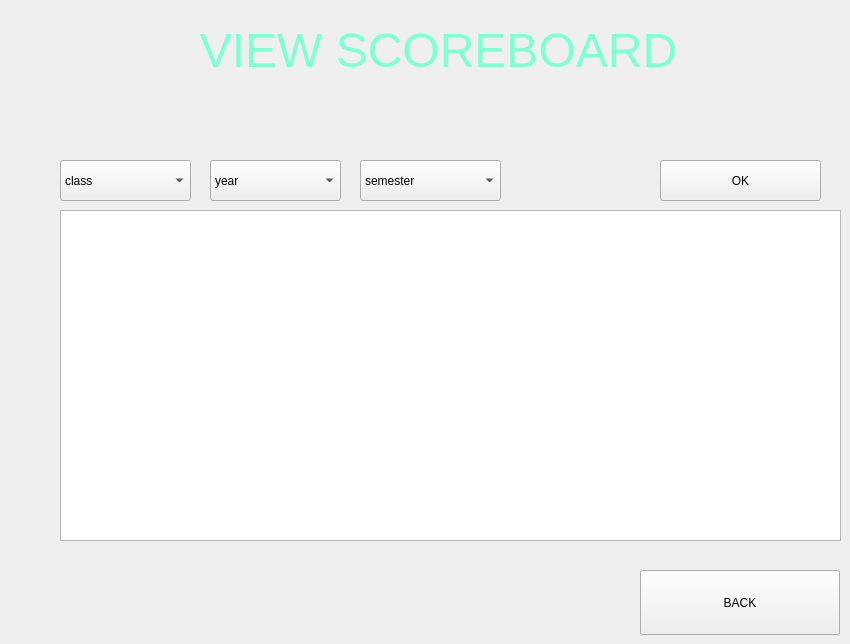
          <widget class="QWidget" name="AdScoreboard">
           <widget class="QLabel" name="lb_viewScoreboard">
            <property name="geometry">
             <rect>
              <x>50</x>
              <y>10</y>
              <width>777</width>
              <height>80</height>
             </rect>
            </property>
            <property name="font">
             <font>
              <pointsize>36</pointsize>
             </font>
            </property>
            <property name="styleSheet">
             <string notr="true">color: #7FFFD4;</string>
            </property>
            <property name="text">
             <string>VIEW SCOREBOARD</string>
            </property>
            <property name="alignment">
             <set>Qt::AlignCenter</set>
            </property>
           </widget>
           <widget class="QComboBox" name="box_class">
            <property name="geometry">
             <rect>
              <x>60</x>
              <y>160</y>
              <width>131</width>
              <height>41</height>
             </rect>
            </property>
            <item>
             <property name="text">
              <string>class</string>
             </property>
            </item>
           </widget>
           <widget class="QComboBox" name="box_year">
            <property name="geometry">
             <rect>
              <x>210</x>
              <y>160</y>
              <width>131</width>
              <height>41</height>
             </rect>
            </property>
            <item>
             <property name="text">
              <string>year</string>
             </property>
            </item>
           </widget>
           <widget class="QComboBox" name="box_semester">
            <property name="geometry">
             <rect>
              <x>360</x>
              <y>160</y>
              <width>141</width>
              <height>41</height>
             </rect>
            </property>
            <item>
             <property name="text">
              <string>semester</string>
             </property>
            </item>
           </widget>
           <widget class="QTableWidget" name="table_scoreboard">
            <property name="geometry">
             <rect>
              <x>60</x>
              <y>210</y>
              <width>781</width>
              <height>331</height>
             </rect>
            </property>
           </widget>
           <widget class="QPushButton" name="button_back_10">
            <property name="geometry">
             <rect>
              <x>640</x>
              <y>570</y>
              <width>200</width>
              <height>65</height>
             </rect>
            </property>
            <property name="minimumSize">
             <size>
              <width>200</width>
              <height>65</height>
             </size>
            </property>
            <property name="maximumSize">
             <size>
              <width>200</width>
              <height>65</height>
             </size>
            </property>
            <property name="text">
             <string>BACK</string>
            </property>
           </widget>
           <widget class="QPushButton" name="button_ok_2">
            <property name="geometry">
             <rect>
              <x>660</x>
              <y>160</y>
              <width>161</width>
              <height>41</height>
             </rect>
            </property>
            <property name="text">
             <string>OK</string>
            </property>
           </widget>
          </widget>
